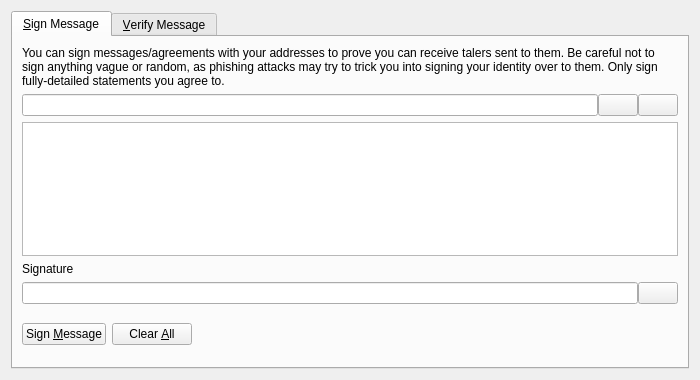
<?xml version="1.0" encoding="UTF-8"?>
<ui version="4.0">
 <class>SignVerifyMessageDialog</class>
 <widget class="QDialog" name="SignVerifyMessageDialog">
  <property name="geometry">
   <rect>
    <x>0</x>
    <y>0</y>
    <width>700</width>
    <height>380</height>
   </rect>
  </property>
  <property name="windowTitle">
   <string>Signatures - Sign / Verify a Message</string>
  </property>
  <property name="modal">
   <bool>true</bool>
  </property>
  <layout class="QVBoxLayout" name="verticalLayout">
   <item>
    <widget class="QTabWidget" name="tabWidget">
     <property name="currentIndex">
      <number>0</number>
     </property>
     <widget class="QWidget" name="tabSignMessage">
      <attribute name="title">
       <string>&amp;Sign Message</string>
      </attribute>
      <layout class="QVBoxLayout" name="verticalLayout_SM">
       <item>
        <widget class="QLabel" name="infoLabel_SM">
         <property name="text">
          <string>You can sign messages/agreements with your addresses to prove you can receive talers sent to them. Be careful not to sign anything vague or random, as phishing attacks may try to trick you into signing your identity over to them. Only sign fully-detailed statements you agree to.</string>
         </property>
         <property name="textFormat">
          <enum>Qt::PlainText</enum>
         </property>
         <property name="wordWrap">
          <bool>true</bool>
         </property>
        </widget>
       </item>
       <item>
        <layout class="QHBoxLayout" name="horizontalLayout_1_SM">
         <property name="spacing">
          <number>0</number>
         </property>
         <item>
          <widget class="QValidatedLineEdit" name="addressIn_SM">
           <property name="toolTip">
            <string>The Taler address to sign the message with</string>
           </property>
          </widget>
         </item>
         <item>
          <widget class="QPushButton" name="addressBookButton_SM">
           <property name="toolTip">
            <string>Choose previously used address</string>
           </property>
           <property name="text">
            <string/>
           </property>
           <property name="icon">
            <iconset resource="../bitcoin.qrc">
             <normaloff>:/icons/address-book</normaloff>:/icons/address-book</iconset>
           </property>
           <property name="shortcut">
            <string>Alt+A</string>
           </property>
           <property name="autoDefault">
            <bool>false</bool>
           </property>
          </widget>
         </item>
         <item>
          <widget class="QPushButton" name="pasteButton_SM">
           <property name="toolTip">
            <string>Paste address from clipboard</string>
           </property>
           <property name="text">
            <string/>
           </property>
           <property name="icon">
            <iconset resource="../bitcoin.qrc">
             <normaloff>:/icons/editpaste</normaloff>:/icons/editpaste</iconset>
           </property>
           <property name="shortcut">
            <string>Alt+P</string>
           </property>
           <property name="autoDefault">
            <bool>false</bool>
           </property>
          </widget>
         </item>
        </layout>
       </item>
       <item>
        <widget class="QPlainTextEdit" name="messageIn_SM">
         <property name="toolTip">
          <string>Enter the message you want to sign here</string>
         </property>
        </widget>
       </item>
       <item>
        <widget class="QLabel" name="signatureLabel_SM">
         <property name="text">
          <string>Signature</string>
         </property>
         <property name="textFormat">
          <enum>Qt::PlainText</enum>
         </property>
        </widget>
       </item>
       <item>
        <layout class="QHBoxLayout" name="horizontalLayout_2_SM">
         <property name="spacing">
          <number>0</number>
         </property>
         <item>
          <widget class="QLineEdit" name="signatureOut_SM">
           <property name="font">
            <font>
             <italic>true</italic>
            </font>
           </property>
           <property name="readOnly">
            <bool>true</bool>
           </property>
          </widget>
         </item>
         <item>
          <widget class="QPushButton" name="copySignatureButton_SM">
           <property name="toolTip">
            <string>Copy the current signature to the system clipboard</string>
           </property>
           <property name="text">
            <string/>
           </property>
           <property name="icon">
            <iconset resource="../bitcoin.qrc">
             <normaloff>:/icons/editcopy</normaloff>:/icons/editcopy</iconset>
           </property>
           <property name="autoDefault">
            <bool>false</bool>
           </property>
          </widget>
         </item>
        </layout>
       </item>
       <item>
        <layout class="QHBoxLayout" name="horizontalLayout_3_SM">
         <item>
          <widget class="QPushButton" name="signMessageButton_SM">
           <property name="toolTip">
            <string>Sign the message to prove you own this Taler address</string>
           </property>
           <property name="text">
            <string>Sign &amp;Message</string>
           </property>
           <property name="icon">
            <iconset resource="../bitcoin.qrc">
             <normaloff>:/icons/edit</normaloff>:/icons/edit</iconset>
           </property>
           <property name="autoDefault">
            <bool>false</bool>
           </property>
          </widget>
         </item>
         <item>
          <widget class="QPushButton" name="clearButton_SM">
           <property name="toolTip">
            <string>Reset all sign message fields</string>
           </property>
           <property name="text">
            <string>Clear &amp;All</string>
           </property>
           <property name="icon">
            <iconset resource="../bitcoin.qrc">
             <normaloff>:/icons/remove</normaloff>:/icons/remove</iconset>
           </property>
           <property name="autoDefault">
            <bool>false</bool>
           </property>
          </widget>
         </item>
         <item>
          <spacer name="horizontalSpacer_1_SM">
           <property name="orientation">
            <enum>Qt::Horizontal</enum>
           </property>
           <property name="sizeHint" stdset="0">
            <size>
             <width>40</width>
             <height>48</height>
            </size>
           </property>
          </spacer>
         </item>
         <item>
          <widget class="QLabel" name="statusLabel_SM">
           <property name="font">
            <font>
             <weight>75</weight>
             <bold>true</bold>
            </font>
           </property>
           <property name="text">
            <string/>
           </property>
           <property name="wordWrap">
            <bool>true</bool>
           </property>
          </widget>
         </item>
         <item>
          <spacer name="horizontalSpacer_2_SM">
           <property name="orientation">
            <enum>Qt::Horizontal</enum>
           </property>
           <property name="sizeHint" stdset="0">
            <size>
             <width>40</width>
             <height>48</height>
            </size>
           </property>
          </spacer>
         </item>
        </layout>
       </item>
      </layout>
     </widget>
     <widget class="QWidget" name="tabVerifyMessage">
      <attribute name="title">
       <string>&amp;Verify Message</string>
      </attribute>
      <layout class="QVBoxLayout" name="verticalLayout_VM">
       <item>
        <widget class="QLabel" name="infoLabel_VM">
         <property name="text">
          <string>Enter the receiver's address, message (ensure you copy line breaks, spaces, tabs, etc. exactly) and signature below to verify the message. Be careful not to read more into the signature than what is in the signed message itself, to avoid being tricked by a man-in-the-middle attack. Note that this only proves the signing party receives with the address, it cannot prove sendership of any transaction!</string>
         </property>
         <property name="textFormat">
          <enum>Qt::PlainText</enum>
         </property>
         <property name="alignment">
          <set>Qt::AlignLeading|Qt::AlignLeft|Qt::AlignTop</set>
         </property>
         <property name="wordWrap">
          <bool>true</bool>
         </property>
        </widget>
       </item>
       <item>
        <layout class="QHBoxLayout" name="horizontalLayout_1_VM">
         <property name="spacing">
          <number>0</number>
         </property>
         <item>
          <widget class="QValidatedLineEdit" name="addressIn_VM">
           <property name="toolTip">
            <string>The Taler address the message was signed with</string>
           </property>
          </widget>
         </item>
         <item>
          <widget class="QPushButton" name="addressBookButton_VM">
           <property name="toolTip">
            <string>Choose previously used address</string>
           </property>
           <property name="text">
            <string/>
           </property>
           <property name="icon">
            <iconset resource="../bitcoin.qrc">
             <normaloff>:/icons/address-book</normaloff>:/icons/address-book</iconset>
           </property>
           <property name="shortcut">
            <string>Alt+A</string>
           </property>
           <property name="autoDefault">
            <bool>false</bool>
           </property>
          </widget>
         </item>
        </layout>
       </item>
       <item>
        <widget class="QPlainTextEdit" name="messageIn_VM"/>
       </item>
       <item>
        <widget class="QValidatedLineEdit" name="signatureIn_VM"/>
       </item>
       <item>
        <layout class="QHBoxLayout" name="horizontalLayout_2_VM">
         <item>
          <widget class="QPushButton" name="verifyMessageButton_VM">
           <property name="toolTip">
            <string>Verify the message to ensure it was signed with the specified Taler address</string>
           </property>
           <property name="text">
            <string>Verify &amp;Message</string>
           </property>
           <property name="icon">
            <iconset resource="../bitcoin.qrc">
             <normaloff>:/icons/transaction_0</normaloff>:/icons/transaction_0</iconset>
           </property>
           <property name="autoDefault">
            <bool>false</bool>
           </property>
          </widget>
         </item>
         <item>
          <widget class="QPushButton" name="clearButton_VM">
           <property name="toolTip">
            <string>Reset all verify message fields</string>
           </property>
           <property name="text">
            <string>Clear &amp;All</string>
           </property>
           <property name="icon">
            <iconset resource="../bitcoin.qrc">
             <normaloff>:/icons/remove</normaloff>:/icons/remove</iconset>
           </property>
           <property name="autoDefault">
            <bool>false</bool>
           </property>
          </widget>
         </item>
         <item>
          <spacer name="horizontalSpacer_1_VM">
           <property name="orientation">
            <enum>Qt::Horizontal</enum>
           </property>
           <property name="sizeHint" stdset="0">
            <size>
             <width>40</width>
             <height>48</height>
            </size>
           </property>
          </spacer>
         </item>
         <item>
          <widget class="QLabel" name="statusLabel_VM">
           <property name="font">
            <font>
             <weight>75</weight>
             <bold>true</bold>
            </font>
           </property>
           <property name="text">
            <string/>
           </property>
           <property name="wordWrap">
            <bool>true</bool>
           </property>
          </widget>
         </item>
         <item>
          <spacer name="horizontalSpacer_2_VM">
           <property name="orientation">
            <enum>Qt::Horizontal</enum>
           </property>
           <property name="sizeHint" stdset="0">
            <size>
             <width>40</width>
             <height>48</height>
            </size>
           </property>
          </spacer>
         </item>
        </layout>
       </item>
      </layout>
     </widget>
    </widget>
   </item>
  </layout>
 </widget>
 <customwidgets>
  <customwidget>
   <class>QValidatedLineEdit</class>
   <extends>QLineEdit</extends>
   <header>qt/qvalidatedlineedit.h</header>
  </customwidget>
 </customwidgets>
 <resources>
  <include location="../bitcoin.qrc"/>
 </resources>
 <connections/>
</ui>
